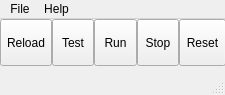
<?xml version="1.0" encoding="UTF-8"?>
<ui version="4.0">
 <class>MainWindow</class>
 <widget class="QMainWindow" name="MainWindow">
  <property name="geometry">
   <rect>
    <x>0</x>
    <y>0</y>
    <width>225</width>
    <height>95</height>
   </rect>
  </property>
  <property name="sizePolicy">
   <sizepolicy hsizetype="Preferred" vsizetype="Preferred">
    <horstretch>0</horstretch>
    <verstretch>0</verstretch>
   </sizepolicy>
  </property>
  <property name="minimumSize">
   <size>
    <width>0</width>
    <height>0</height>
   </size>
  </property>
  <property name="windowTitle">
   <string>MainWindow</string>
  </property>
  <property name="windowIcon">
   <iconset>
    <normaloff>icons/trap.png</normaloff>icons/trap.png</iconset>
  </property>
  <widget class="QWidget" name="centralwidget">
   <property name="sizePolicy">
    <sizepolicy hsizetype="Fixed" vsizetype="Fixed">
     <horstretch>0</horstretch>
     <verstretch>0</verstretch>
    </sizepolicy>
   </property>
   <property name="minimumSize">
    <size>
     <width>0</width>
     <height>0</height>
    </size>
   </property>
   <property name="layoutDirection">
    <enum>Qt::LeftToRight</enum>
   </property>
   <widget class="QWidget" name="horizontalLayoutWidget">
    <property name="geometry">
     <rect>
      <x>0</x>
      <y>0</y>
      <width>226</width>
      <height>47</height>
     </rect>
    </property>
    <layout class="QHBoxLayout" name="horizontalLayout">
     <property name="spacing">
      <number>0</number>
     </property>
     <item>
      <widget class="QToolButton" name="reloadbt">
       <property name="sizePolicy">
        <sizepolicy hsizetype="Expanding" vsizetype="Expanding">
         <horstretch>0</horstretch>
         <verstretch>0</verstretch>
        </sizepolicy>
       </property>
       <property name="layoutDirection">
        <enum>Qt::LeftToRight</enum>
       </property>
       <property name="text">
        <string>Reload</string>
       </property>
       <property name="icon">
        <iconset>
         <normaloff>icons/stock_redo.png</normaloff>icons/stock_redo.png</iconset>
       </property>
       <property name="toolButtonStyle">
        <enum>Qt::ToolButtonTextUnderIcon</enum>
       </property>
      </widget>
     </item>
     <item>
      <widget class="QToolButton" name="testbt">
       <property name="sizePolicy">
        <sizepolicy hsizetype="Expanding" vsizetype="Expanding">
         <horstretch>0</horstretch>
         <verstretch>0</verstretch>
        </sizepolicy>
       </property>
       <property name="text">
        <string>Test</string>
       </property>
       <property name="icon">
        <iconset>
         <normaloff>icons/gtk-execute.png</normaloff>icons/gtk-execute.png</iconset>
       </property>
       <property name="toolButtonStyle">
        <enum>Qt::ToolButtonTextUnderIcon</enum>
       </property>
      </widget>
     </item>
     <item>
      <widget class="QToolButton" name="runbt">
       <property name="sizePolicy">
        <sizepolicy hsizetype="Expanding" vsizetype="Expanding">
         <horstretch>0</horstretch>
         <verstretch>0</verstretch>
        </sizepolicy>
       </property>
       <property name="text">
        <string>Run</string>
       </property>
       <property name="icon">
        <iconset>
         <normaloff>icons/gtk-media-play-ltr.png</normaloff>icons/gtk-media-play-ltr.png</iconset>
       </property>
       <property name="toolButtonStyle">
        <enum>Qt::ToolButtonTextUnderIcon</enum>
       </property>
      </widget>
     </item>
     <item>
      <widget class="QToolButton" name="stopbt">
       <property name="sizePolicy">
        <sizepolicy hsizetype="Expanding" vsizetype="Expanding">
         <horstretch>0</horstretch>
         <verstretch>0</verstretch>
        </sizepolicy>
       </property>
       <property name="text">
        <string>Stop</string>
       </property>
       <property name="icon">
        <iconset>
         <normaloff>icons/gtk-stop.png</normaloff>icons/gtk-stop.png</iconset>
       </property>
       <property name="toolButtonStyle">
        <enum>Qt::ToolButtonTextUnderIcon</enum>
       </property>
      </widget>
     </item>
     <item>
      <widget class="QToolButton" name="resetbt">
       <property name="sizePolicy">
        <sizepolicy hsizetype="Expanding" vsizetype="Expanding">
         <horstretch>0</horstretch>
         <verstretch>0</verstretch>
        </sizepolicy>
       </property>
       <property name="text">
        <string>Reset</string>
       </property>
       <property name="icon">
        <iconset>
         <normaloff>icons/gtk-disconnect.png</normaloff>icons/gtk-disconnect.png</iconset>
       </property>
       <property name="toolButtonStyle">
        <enum>Qt::ToolButtonTextUnderIcon</enum>
       </property>
      </widget>
     </item>
    </layout>
   </widget>
  </widget>
  <widget class="QMenuBar" name="menubar">
   <property name="geometry">
    <rect>
     <x>0</x>
     <y>0</y>
     <width>225</width>
     <height>23</height>
    </rect>
   </property>
   <property name="sizePolicy">
    <sizepolicy hsizetype="Preferred" vsizetype="Preferred">
     <horstretch>0</horstretch>
     <verstretch>0</verstretch>
    </sizepolicy>
   </property>
   <widget class="QMenu" name="menuFile">
    <property name="title">
     <string>File</string>
    </property>
    <addaction name="actionLoad"/>
    <addaction name="actionReload"/>
    <addaction name="separator"/>
    <addaction name="actionSave"/>
    <addaction name="actionWrite_VCD"/>
    <addaction name="separator"/>
    <addaction name="actionRun"/>
    <addaction name="actionStop"/>
    <addaction name="separator"/>
    <addaction name="actionTest"/>
    <addaction name="separator"/>
    <addaction name="actionQuit"/>
   </widget>
   <widget class="QMenu" name="menuHelp">
    <property name="title">
     <string>Help</string>
    </property>
    <addaction name="actionAbout"/>
    <addaction name="separator"/>
    <addaction name="actionCodes"/>
    <addaction name="actionConnections"/>
   </widget>
   <addaction name="menuFile"/>
   <addaction name="menuHelp"/>
  </widget>
  <widget class="QStatusBar" name="statusbar"/>
  <action name="actionLoad">
   <property name="icon">
    <iconset>
     <normaloff>icons/gtk-open.png</normaloff>icons/gtk-open.png</iconset>
   </property>
   <property name="text">
    <string>Load</string>
   </property>
  </action>
  <action name="actionReload">
   <property name="icon">
    <iconset>
     <normaloff>icons/stock_redo.png</normaloff>icons/stock_redo.png</iconset>
   </property>
   <property name="text">
    <string>Reload</string>
   </property>
  </action>
  <action name="actionSave">
   <property name="icon">
    <iconset>
     <normaloff>icons/stock_save.png</normaloff>icons/stock_save.png</iconset>
   </property>
   <property name="text">
    <string>Save As</string>
   </property>
  </action>
  <action name="actionWrite_VCD">
   <property name="text">
    <string>Write VCD</string>
   </property>
  </action>
  <action name="actionRun">
   <property name="icon">
    <iconset>
     <normaloff>icons/gtk-media-play-ltr.png</normaloff>icons/gtk-media-play-ltr.png</iconset>
   </property>
   <property name="text">
    <string>Run</string>
   </property>
  </action>
  <action name="actionStop">
   <property name="icon">
    <iconset>
     <normaloff>icons/gtk-stop.png</normaloff>icons/gtk-stop.png</iconset>
   </property>
   <property name="text">
    <string>Stop</string>
   </property>
  </action>
  <action name="actionTest">
   <property name="icon">
    <iconset>
     <normaloff>icons/gtk-execute.png</normaloff>icons/gtk-execute.png</iconset>
   </property>
   <property name="text">
    <string>Test</string>
   </property>
  </action>
  <action name="actionTest_Address">
   <property name="text">
    <string>Test Address</string>
   </property>
  </action>
  <action name="actionQuit">
   <property name="icon">
    <iconset>
     <normaloff>icons/gtk-quit.png</normaloff>icons/gtk-quit.png</iconset>
   </property>
   <property name="text">
    <string>Quit</string>
   </property>
  </action>
  <action name="actionAbout">
   <property name="icon">
    <iconset>
     <normaloff>icons/stock_about.png</normaloff>icons/stock_about.png</iconset>
   </property>
   <property name="text">
    <string>About</string>
   </property>
  </action>
  <action name="actionCodes">
   <property name="text">
    <string>Codes</string>
   </property>
  </action>
  <action name="actionConnections">
   <property name="text">
    <string>Connections</string>
   </property>
  </action>
 </widget>
 <resources/>
 <connections/>
</ui>
